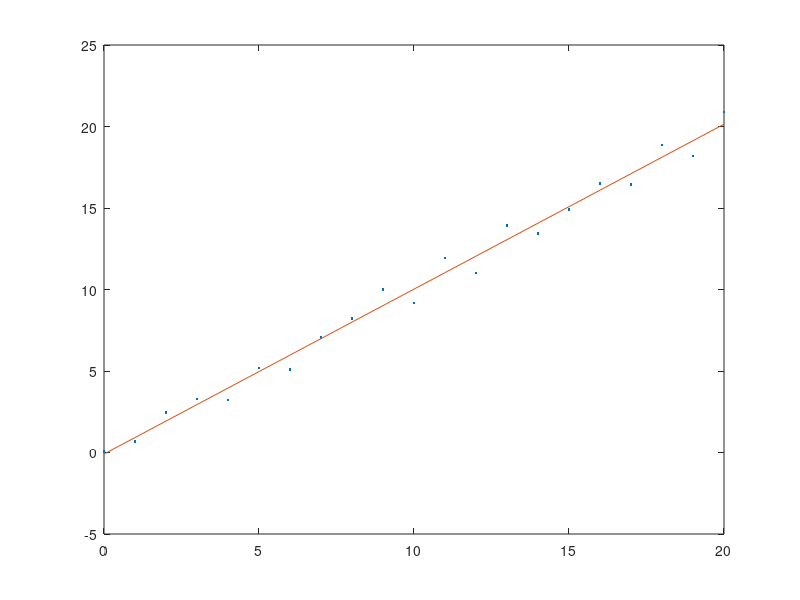

Reproduce this figure in MATLAB.
clc; clearvars;

x = 0:20;
y = zeros(size(x));
for k = 1:length(x)
    y(k) = x(k) + (rand(1,1)-0.5)*2;
end

figure(1);
plot(x,y,'.');
hold on;

n = length(x);

a = (n*sum(x.*y) - sum(x)*sum(y))/(n*sum(x.*x) - sum(x)^2);
b = (sum(x.*x)*sum(y) - sum(x)*sum(x.*y))/(n*sum(x.*x) - sum(x)^2);
Y = polyval([a,b],x);

plot(x,Y);